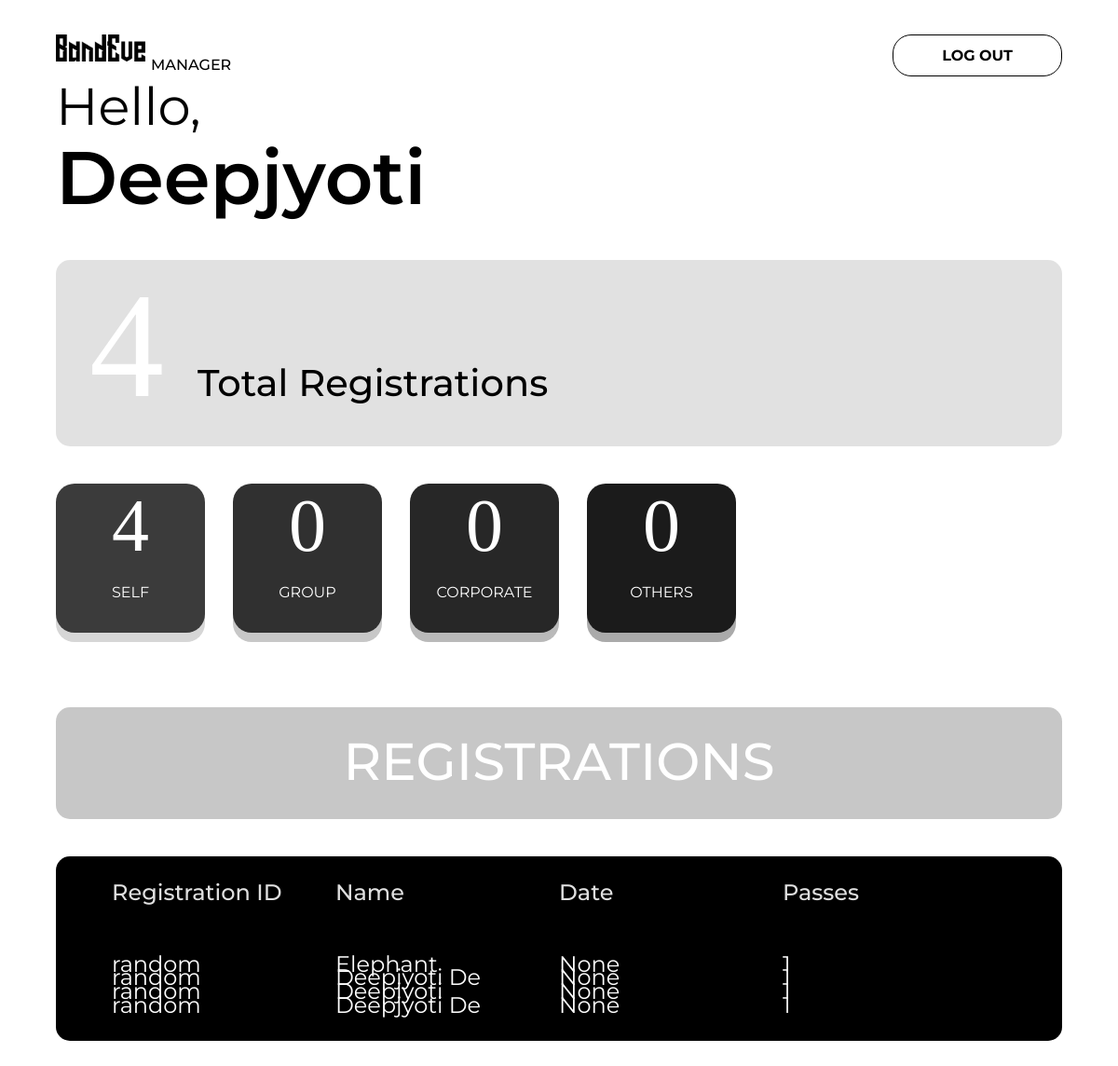
/manager/admin_page (signed in), run on an earlier commit of the app's database.
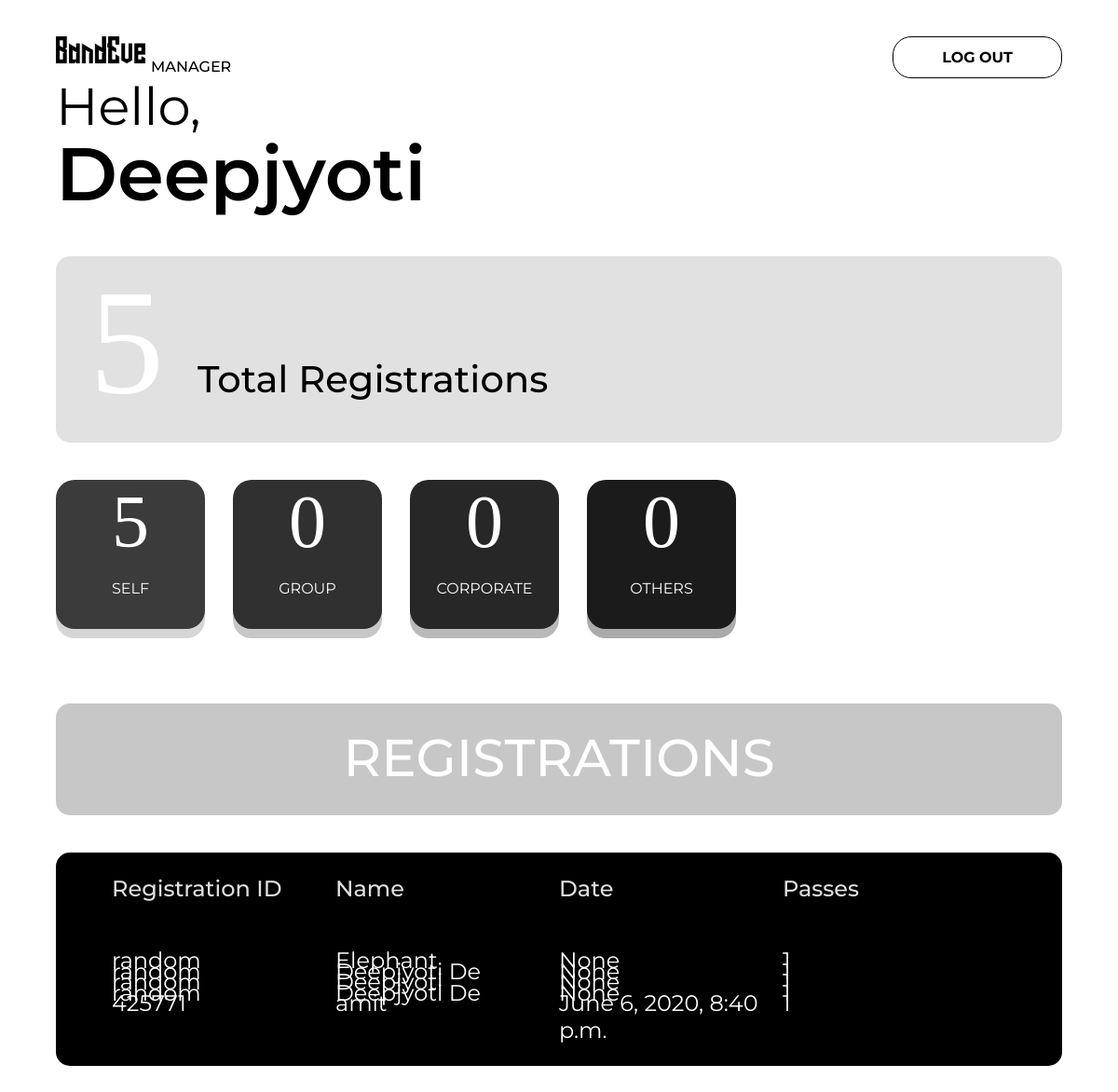
And on a later commit of the database.
### event/models.py (models this page shows, shortened)
class Register(models.Model):
    regChoice = (
        ('Self', 'Self'),
        ('Group', 'Group'),
        ('Corporate', 'Corporate'),
        ('Others', 'Others'),
    )
    name = models.CharField(max_length=50)
    email = models.EmailField(max_length=254,null=True)
    phoneNumber = PhoneNumberField(null=True)
    idCard = models.ImageField(upload_to='idCard', null=True)
    regType = models.CharField(max_length=25, choices=regChoice,null=True)
    ticketNo = models.IntegerField(default=1,null=True)
    date = models.DateTimeField(auto_now=True)
    expDate = models.DateTimeField(null=True)
    status = models.BooleanField(default=False)
    random = models.IntegerField(null=True)

### admin_app/views.py (the view)
# urls.py: path('admin_page', views.admin_page, name='admin_page'),
@login_required(login_url="manager_login")
def admin_page(request):
    data = Register.objects.all()
    Self = Register.objects.filter(regType="Self").count()
    Group = Register.objects.filter(regType="Group").count()
    Corporate = Register.objects.filter(regType="Corporate").count()
    Others = Register.objects.filter(regType="Others").count()
    Total = Self+Group+Corporate+Others
    context = {
        "data": data,
        "Self": Self,
        "Group": Group,
        "Corporate": Corporate,
        "Others": Others,
        "Total": Total,
    }
    return render(request, "admin_page.html", context)

### templates/admin_page.html (shortened to what this page needs)
{% load static %}
<!DOCTYPE html>
<html lang="en">
<head>
    <link rel="stylesheet" href="https://cdnjs.cloudflare.com/ajax/libs/font-awesome/5.12.0-2/css/all.min.css">
    <link rel="stylesheet" href="{% static 'css/admin_page.css' %}">
</head>
<body>
    <a id="btn2" href="{% url 'manager_logout' %}">LOG OUT</a>
    <a href="/"><img id="bev" src="{% static 'img/Bandeve.png' %}" alt=""></a>
    <p id="man">manager</p>
    {% if user.is_authenticated %}
    <p id="hl">Hello,</p>
    <p id="adm">{{user.username}}</p>
    {% endif %}
    <div id="tot">
        <p id="totl">{{Total}}</p>
        <p id="totlr">Total Registrations</p>
    </div>
    <div id="divided">
        <div id="divided1">
            <div id="self">
                <p id="divnum">{{Self}}</p>
                <p id="divname">SELF</p>
            </div>
            <div id="group">
                <p id="divnum">{{Group}}</p>
                <p id="divname">GROUP</p>
            </div>
        </div>
        <div id="divided2">
            <div id="corporate">
                <p id="divnum">{{Corporate}}</p>
                <p id="divname">CORPORATE</p>
            </div>
            <div id="others">
                <p id="divnum">{{Others}}</p>
                <p id="divname">OTHERS</p>
            </div>
        </div>
    </div>
    <div id="tot2">
        <p>REGISTRATIONS</p>
    </div>
    <div id="list">
        <div id="listdiv">
            <p><span id="rg">Registration</span> ID</p>
            <p id="nm">Name</p>
            <p id="dt">Date</p>
            <p id="ps">Passes</p>
        </div>
        {% for x in data %}
        <div id="listdivitem">
            <p><a style="text-decoration: none; color: white;" href="{% url 'profile' x.id %}">{{x.random}}</a></p>
            <p>{{x.name}}</p>
            <p>{{x.date}}</p>
            <p>{{x.ticketNo}}</p>
        </div>
        {% endfor %}
    </div>
</body>
</html>

### static/css/admin_page.css (style rules this page uses)
body { margin: 0; padding: 0; }
#hl { font-size: 7vh; font-family: montserrat,'sans-serif'; margin-left: 5vw; padding: 0; margin-top: 10vh; }
#adm { font-size: 10vh; font-family: montserrat,'sans-serif'; margin-left: 5vw; padding: 0; margin-top: -5vh; margin-bottom: 0; font-weight: 600; }
#bev { left: 5%; width: 8vw; height: auto; position: absolute; top: 3%; background: rgba(112, 43, 43, 0); z-index: 8; }
#man { left: 13.5%; width: 8vw; height: auto; position: absolute; top: 3.5%; font-weight: 500; text-transform: uppercase; background: rgba(112, 43, 43, 0); z-index: 8; font-family: montserrat,'sans-serif'; }
#tot { border-radius: 15px; height: 25vh; width: 90vw; background: rgba(0, 0, 0, 0.116); margin-left: 5vw; margin-top: 5vh; display: flex; flex-direction: row; align-items: baseline; }
#totl { font-size: 20vh; font-family: fantasy; margin-left: 3vw; margin-top: 0vh; color: rgb(255, 255, 255); }
#totlr { font-size: 5vh; font-weight: 500; margin-left: 3vw; margin-top: 5vh; color: rgb(0, 0, 0); font-family: montserrat,'sans-serif'; }
#self,#group,#corporate,#others { width: 20vh; height: 20vh; border-radius: 20px; margin-right: 2.5vw; text-align: center; }
#divided { margin-left: 5vw; margin-top: 5vh; display: flex; flex-direction: row; }
#divided1,#divided2 { display: flex; flex-direction: row; }
#divnum { color: white; font-size: 10vh; margin-top: 0; margin-bottom: 0; font-family: fantasy; }
#divname { color: white; font-family: montserrat,'sans-serif'; }
#group { background: rgb(48, 48, 48); box-shadow: 0px 10px rgb(199, 199, 199); }
#corporate { background: rgb(39, 39, 39); box-shadow: 0px 10px rgb(185, 185, 185); }
#self { background: rgb(59, 59, 59); box-shadow: 0px 10px rgb(214, 214, 214); }
#others { background: rgb(27, 27, 27); box-shadow: 0px 10px rgb(170, 170, 170); }
#tot2 { border-radius: 15px; height: 15vh; width: 90vw; background: rgba(0, 0, 0, 0.219); margin-left: 5vw; margin-top: 10vh; display: flex; flex-direction: row; align-items: baseline; }
#tot2 p { width: 90vw; text-align: center; font-size: 7vh; margin-top: 3vh; font-weight: 500; color: rgb(255, 255, 255); font-family: montserrat,'sans-serif'; }
#list { margin-top: 5vh; margin-bottom: 10vh; border-radius: 15px; margin-left: 5vw; height: auto; width: 90vw; background: #000; }
#listdiv { display: flex; flex-direction: row; margin-left: 5vw; }
#list #listdiv p { color: rgb(223, 223, 223); width: 20vw; font-family: montserrat,'sans-serif'; text-align: left; font-size: 3vh; font-weight: 500; }
#listdivitem { display: flex; flex-direction: row; margin-left: 5vw; margin-bottom: -5vh; margin-top: 0; }
#list #listdivitem p { color: rgb(255, 255, 255); width: 20vw; font-family: montserrat,'sans-serif'; text-align: left; font-size: 3vh; }
#btn2 { right: 5%; width: 15vw; background: rgb(255, 255, 255); background-size: cover; text-align: center; padding: 1.5vh 0px 1.5vh 0px; border: solid 1px rgb(0, 0, 0); border-radius: 20px; font-size: 2vh; font-weight: 700; text-decoration: none; color: rgb(0, 0, 0); font-family: 'Montserrat', sans-serif; position: absolute; top: 3%; transform: translate(0%, 0%); z-index: 10; }

What changed in the data, as far as the page shows it:
added Register: random "425771", name "amit", date "June 6, 2020, 8:40 p.m.", ticketNo "1"
Also different on the page:
{{ Total }}: "4" → "5"
{{ Self }}: "4" → "5"
